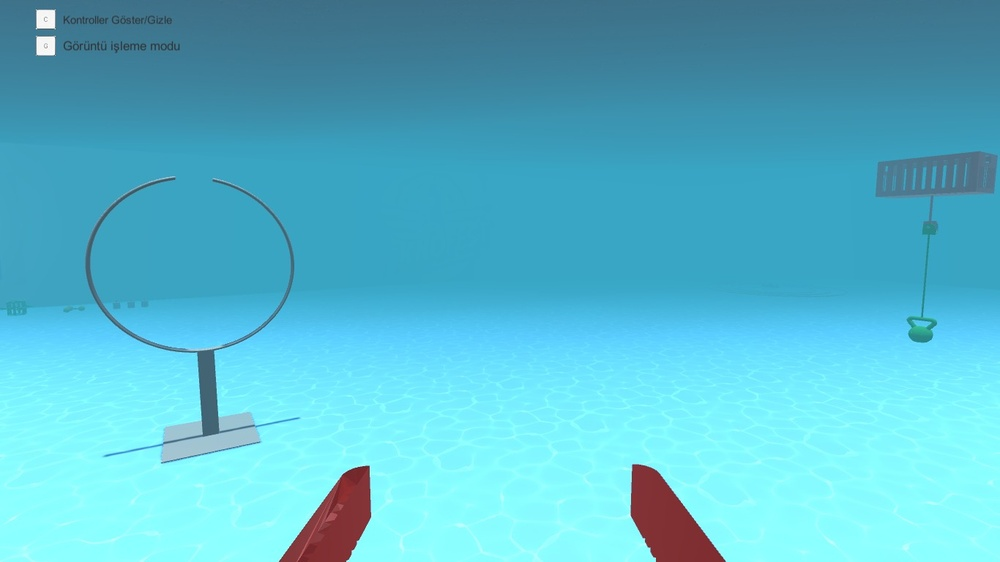
#> input picture 2019-2020/Image Processing/circ3.jpeg, 1000 x 562 px, shrunk from 1366 x 768 before the run
$ python circleRov.py
#> lines starting #> are read from the running program, lines starting #| are printed output that depends on the picture; after the words box and inside, x2 and y2 are one past the last pixel; in counts of white or black regions, pixels touching at a corner belong together
import cv2
import numpy as np

img = cv2.imread("circ3.jpeg")
#> img is the input picture: shape (562, 1000, 3); mean B, G, R 206.5, 185, 88


#dimensions = img.shape
center = [250,250]
#center = (img.shape[0] / 2, img.shape[1] / 2)
center = np.int0(center)
print("screen center = {}".format(center))
cv2.circle(img, (center[0], center[1]), 3, (0, 0, 255), 2)
#> img: shape (562, 1000, 3); 0.01% of pixels changed, all inside (x1, y1, x2, y2) = (246, 246, 255, 255)


def FindCircle(img, min, max):

#> called with min = 0, max = 500
    img_gray = cv2.cvtColor(img, cv2.COLOR_BGR2GRAY)
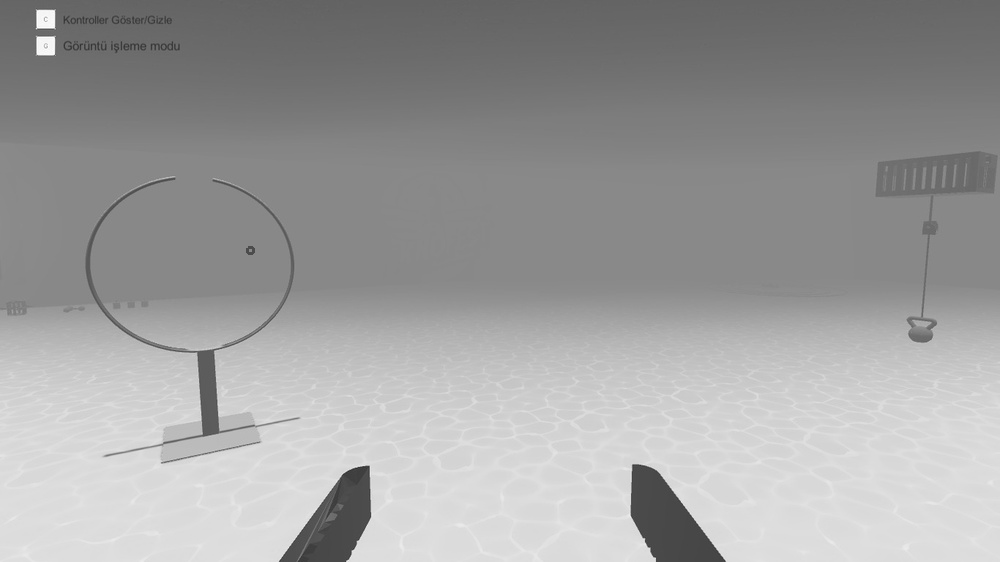
#> img_gray: shape (562, 1000); min 42, max 255, mean 158.5
    img_blur = cv2.medianBlur(img_gray, 7)
    cv2.imshow("img", img)
    kernal = np.ones((1, 1), "uint8")
    img = cv2.dilate(img_blur, kernal)
    cv2.imshow("filtered image", img)
    circle = cv2.HoughCircles(img_gray, cv2.HOUGH_GRADIENT, 1, img.shape[0] / 60,
                              param1=30, param2=20,
                              minRadius=min, maxRadius=max)
    if circle is None:
        print("circle yok!")
    if circle is not None:
        circle = np.uint16(np.around(circle))
        # print(circle)
        # for a in circle[:]:
        #   cv2.circle(img,(circle[a][0],circle[a][1]),circle[a][2],(255,255,0),1)
    for i in circle[0, :]:
        cv2.circle(img, (i[0], i[1]), i[2], (255, 0, 0), 2)
        cv2.circle(img, (i[0], i[1]), 2, (255, 0, 0), 10)
        circle = (i[0], i[1], i[2])
        print(i[2])
        circle = np.int0(circle)
        break
#> this loop made 1 pass
#> circle on pass 1: [686, 2, 465]
#| 465
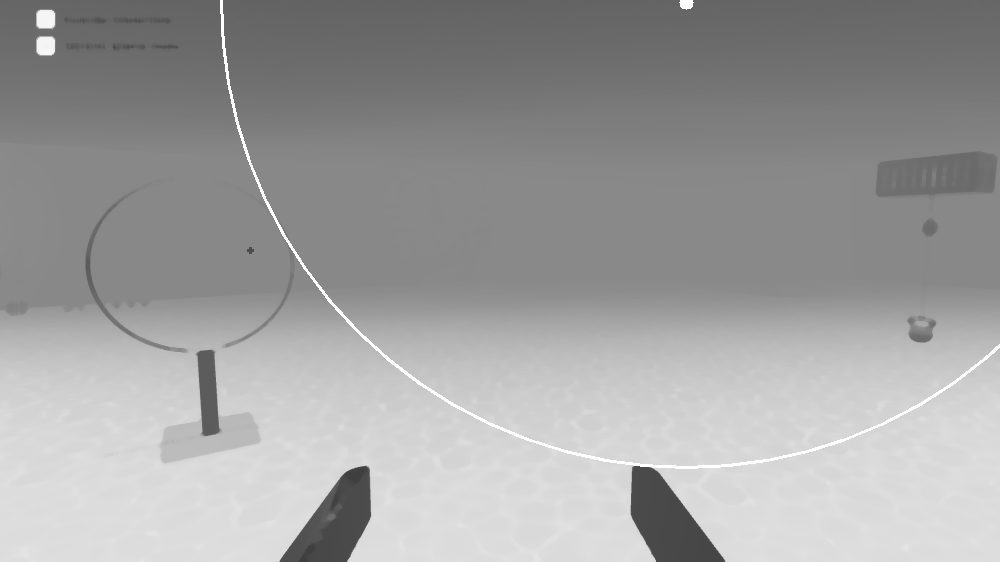
#> img: shape (562, 1000); min 62, max 255, mean 158.9
    print("circle coord = {}".format(circle))
#| circle coord = [686   2 465]
    cv2.imshow("detected", img)
    return circle


circle = FindCircle(img, 0, 500)
#> circle = [686, 2, 465]

if center[0] in range(circle[0] - 25, circle[0] + 25) and center[1] in range(circle[1] - 25, circle[1] + 25):
    ########GÜDÜMLEME################
    print("Güdümleme")
    #########yarıcap bilgisi kıyaslama#################
else:
    #######KONUMLAMA##################
    print("Konumlama")
    """
    img2 = cv2.imread("circ1.jpeg")
    FindCircle(img2, circle[2] - 50, circle[2] + 50)
    """

cv2.waitKey(0)
cv2.destroyAllWindows()
